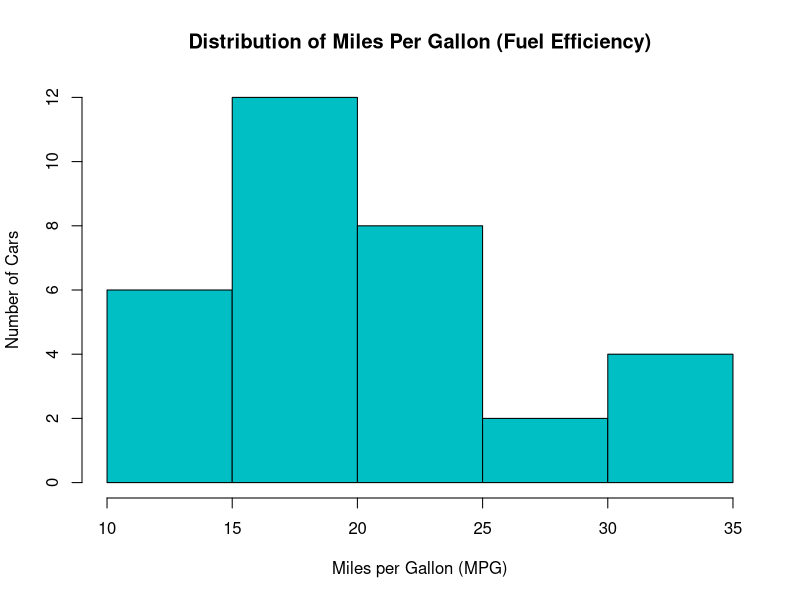
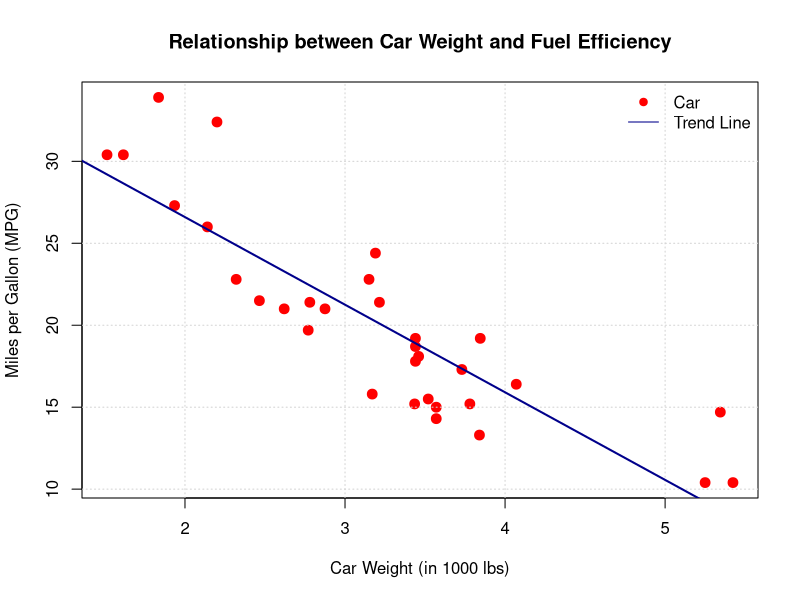
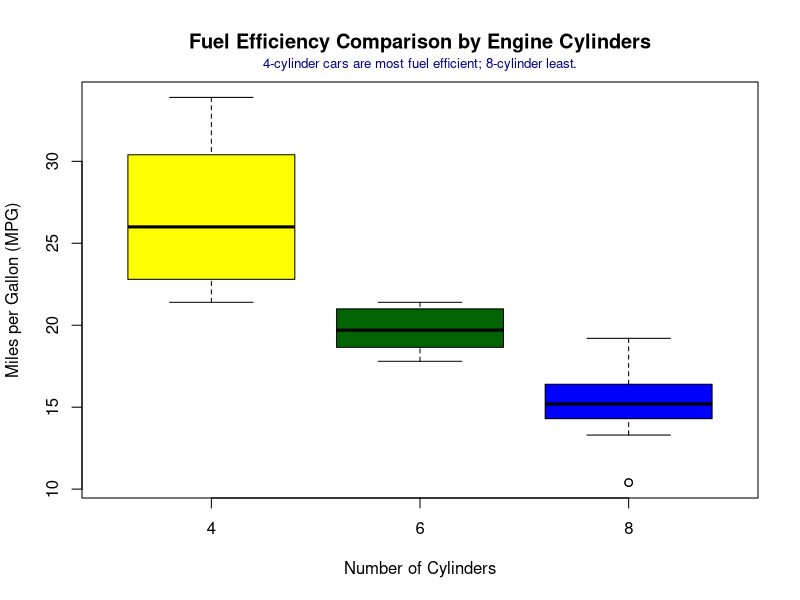
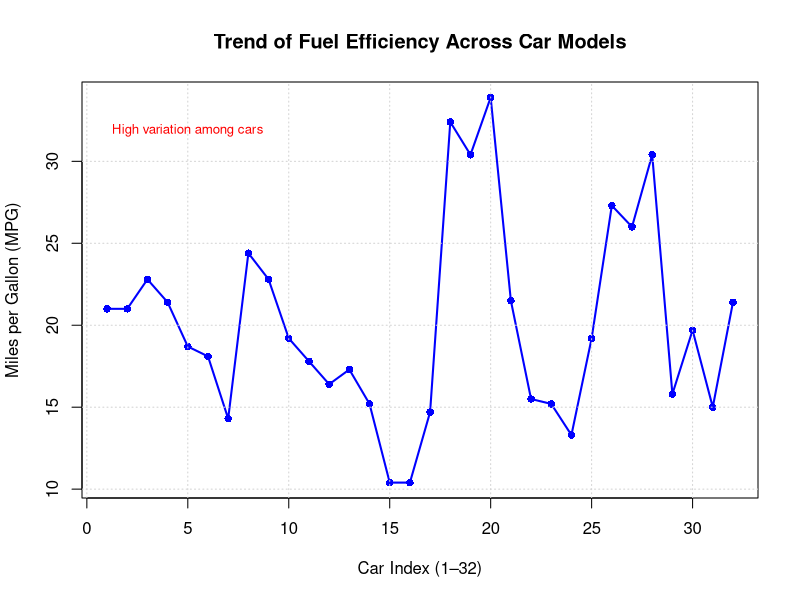
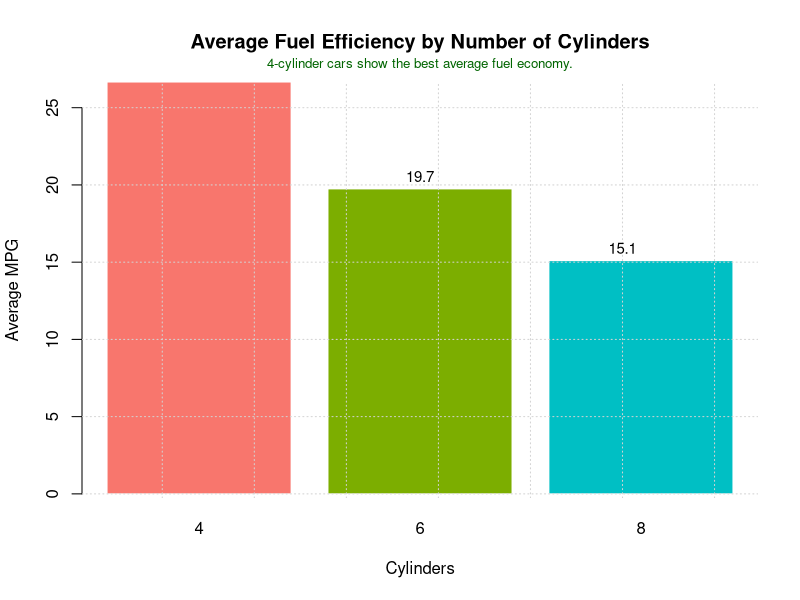
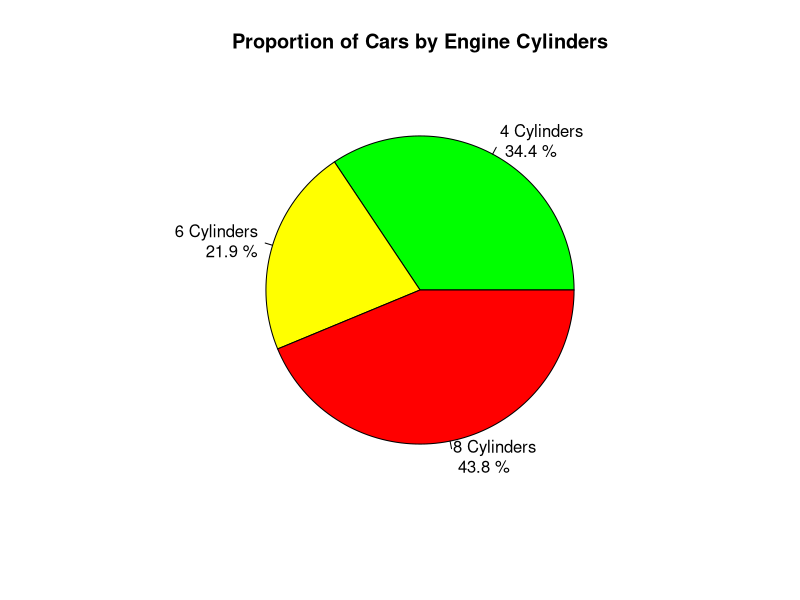

The R source for these figures, in order:
# lab10_TeamX.R
# Team: Team X
# Members: Atmaram Mahale(2322), Govardhan Patil(2312), Samuel Bhandari(2308), Jay Gaonkar(2323)
# Tanish shirodkar(2325), Atharv Kazari(2314), Mohal Gawas(2315), Rohan Bandodkar(2327)
# Dataset: mtcars

# Load data
data("mtcars")



# 1. Histogram of MPG (Fuel Efficiency)

# Shows the distribution of fuel efficiency across all cars.
# Helps identify most common MPG ranges and variation.

hist(mtcars$mpg,
     main = "Distribution of Miles Per Gallon (Fuel Efficiency)",
     xlab = "Miles per Gallon (MPG)",
     ylab = "Number of Cars",
     col = "#00BFC4",        # teal blue
     border = "black")



# 2. Scatter Plot: Weight vs MPG

# Demonstrates how car weight affects fuel efficiency.
# Expect a negative trend — heavier cars usually have lower MPG.

plot(mtcars$wt, mtcars$mpg,
     main = "Relationship between Car Weight and Fuel Efficiency",
     xlab = "Car Weight (in 1000 lbs)",
     ylab = "Miles per Gallon (MPG)",
     col = "red",       
     pch = 19,               
     cex = 1.3)              
grid()

abline(lm(mpg ~ wt, data = mtcars), col = "darkblue", lwd = 2)
legend("topright", legend = c("Car", "Trend Line"),
       col = c("red", "darkblue"), pch = c(19, NA),
       lty = c(NA, 1), bty = "n")



# 3. Box Plot: MPG by Number of Cylinders

# Compares fuel efficiency (MPG) among 4, 6, and 8-cylinder cars.
# Helps observe which engine type gives better mileage.

boxplot(mpg ~ cyl, data = mtcars,
        main = "Fuel Efficiency Comparison by Engine Cylinders",
        xlab = "Number of Cylinders",
        ylab = "Miles per Gallon (MPG)",
        col = c("yellow", "darkgreen", "blue"),   # green, violet, blue
        border = "black")
# text info
mtext("4-cylinder cars are most fuel efficient; 8-cylinder least.", side = 3, line = 0.5, cex = 0.8, col = "darkblue")



# 4. Line Plot: MPG Across Cars

# Displays MPG for each car index, showing variation and trend.
# Useful to spot cars with very high or low fuel efficiency.

plot(mtcars$mpg, type = "o",
     main = "Trend of Fuel Efficiency Across Car Models",
     xlab = "Car Index (1–32)",
     ylab = "Miles per Gallon (MPG)",
     col = "blue",     # soft blue line
     pch = 16,            # filled circles
     lwd = 2)
grid()
text(5, max(mtcars$mpg) - 2, "High variation among cars", col = "red", cex = 0.8)



# 5. Bar Plot: Average MPG by Cylinder

# Summarizes average fuel efficiency for each cylinder group.
# Useful for quick comparison between 4, 6, and 8-cylinder engines.

avg_mpg <- tapply(mtcars$mpg, mtcars$cyl, mean)  # mean MPG per cylinder group

barplot(avg_mpg,
        main = "Average Fuel Efficiency by Number of Cylinders",
        xlab = "Cylinders",
        ylab = "Average MPG",
        col = c("#F8766D", "#7CAE00", "#00BFC4"),
        border = "white")
grid()
text(x = c(0.8, 1.9, 3), y = avg_mpg + 0.8,
     labels = round(avg_mpg, 1),
     col = "black", cex = 0.9)
mtext("4-cylinder cars show the best average fuel economy.", side = 3, line = 0.5, cex = 0.8, col = "darkgreen")

# 6. Pie Chart of Car Cylinders

# Shows proportion of cars by cylinder type (4, 6, 8)

cyl_counts <- table(mtcars$cyl)
cyl_percent <- round(100 * cyl_counts / sum(cyl_counts), 1)  # calculate percentages
labels <- paste(names(cyl_counts), "Cylinders\n", cyl_percent, "%")  # "\n" puts % on new line

pie(cyl_counts,
    main = "Proportion of Cars by Engine Cylinders",
    col = c("green", "yellow", "red"),
    labels = labels)


